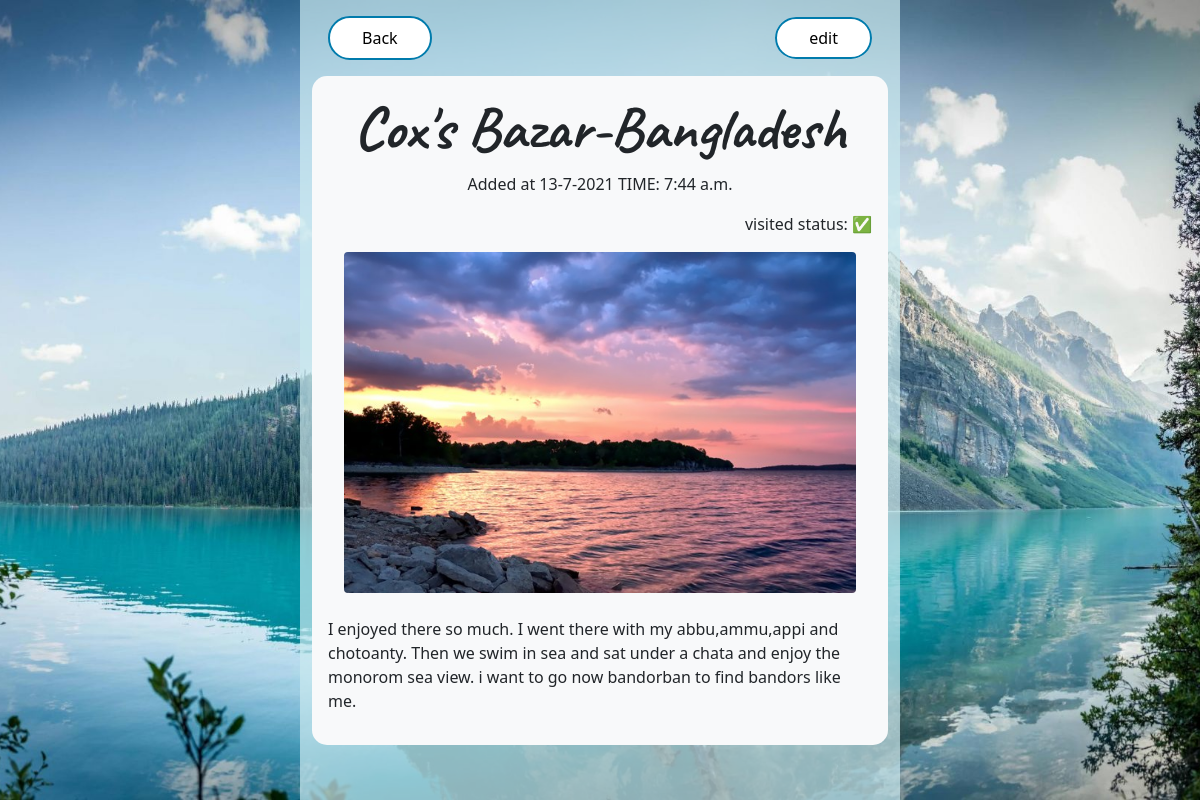
/details/19/ (signed in), run on the app's committed database.
### main/models.py (models this page shows)
class Place(models.Model):
    user = models.ForeignKey(User, on_delete=models.CASCADE, null=True, blank=True)
    name = models.CharField(max_length=255)
    country = models.CharField(max_length=255)
    image = models.ImageField(
        upload_to='places/',
        null=True,
        blank=True )
    description = models.TextField(null=True, blank=True)
    date = models.DateTimeField(auto_now_add=True)
    visited = models.BooleanField(default=False)
    def __str__(self):
        return self.name + '-' + self.country
    class Meta:
        ordering = ['visited']

### main/views.py (the view)
# urls.py: path('details/<int:pk>/', PlaceDetail.as_view(), name='details'),
class PlaceDetail(LoginRequiredMixin, DetailView):
    model = Place
    context_object_name = 'details'

### main/templates/main/place_detail.html
{% extends 'main/body.html' %}
{% block content %}
    <div class="row p-3 intro">
        <div class="col-6">
            <div class="d-flex justify-content-start intro">
                <a class="a-btn" href="{% url 'places' %}">Back</a>
            </div>
        </div>
        <div class="col-6 text-end">
            <a class="a-btn" href="{% url 'update' details.id %}">edit</a>
        </div>
    </div>
    <div class="card-body bg-light" style="border-radius: 15px;">
    {% if details %}
        <h3 class="title">{{details}}</h3>
        <p style="text-align: center;">Added at {{details.date.day}}-{{details.date.month}}-{{details.date.year}} TIME: {{details.date.time}}</p>
        {% if details.visited %}
            <p class="text-end">visited status: ✅</p>
        {% else %}
            <p class="text-end">visited status: ⛔️</p>
        {% endif %}
        {% if details.image %}
        <div class="text-center">
            <img class="rounded" src="{{ details.image.url}}" style="max-height:512px; max-width:512px">
        </div>
        {% else %}
        <div class="text-center p-10" style="border: 1px solid black;">
                <h3 class="card-body p-10">Add Image</h3>
        </div>
        {% endif %}
        {% if details.description %}
        <p class="mt-4">{{details.description}}</p>
        {% else %}
        <div class="text-center mt-8 p-5">
                <h5>Add Description</h5>
        </div>
        {% endif %}
    {% endif %}
</div>
{% endblock content %}

### static/css/style.css (style rules this page uses)
* { margin:0; padding: 0; box-sizing: border-box; }
body, .list-row { min-height: 100vh; }
.intro { align-items: center; }
.a-btn { text-decoration: none; color: black; padding: 8px 32px; font-size: 16px; border: 2px solid rgb(0, 123, 172); border-radius: 25px; background-color: white; cursor: pointer; }
.title { text-align: center; font-weight: 800; font-family: 'Caveat', cursive; font-size: 60px; }

### data on the page
Place: name+country "Cox's Bazar-Bangladesh", date.day "13", date.month "7", date.year "2021", date.time "7:44 a.m.", image (picture), description "I enjoyed there so much. I went there with my abbu,ammu,appi and chotoanty. Then we swim in sea and sat under a chata and enjoy the monorom sea view. i want to go now bandorban to find bandors like me."
